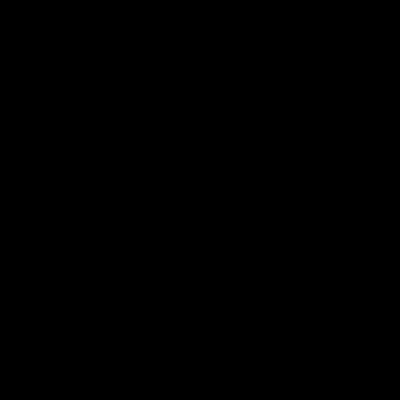
Frame 1 (no input)
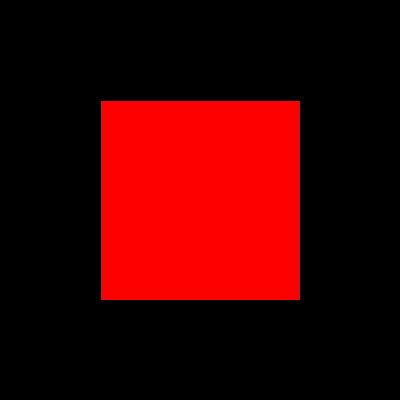
Frame 60 (the mouse pressed at the canvas centre just before this capture)
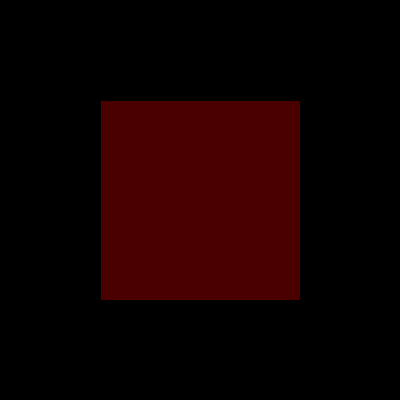
Frame 120 (the mouse held since frame 60 and released just before this capture)

The Processing sketch that drew these frames (run headless with seeded random() and noise(); from frame 60 on, the mouse is pressed at the canvas centre):

// Processing sketch: flashcube
// ── flashcube.pde
int a = 0;
int b = 0;
void setup(){
  size(400,400);
}
void draw(){
  background(0);
  fill(a,0,0);
  if (a <= 0){
    b = 100;
    a = 255;
  }
  rect(100,100,200,200);
  if (b >= 0){
    b = b-1;
  }else{
    a=a-10;
  }
}
